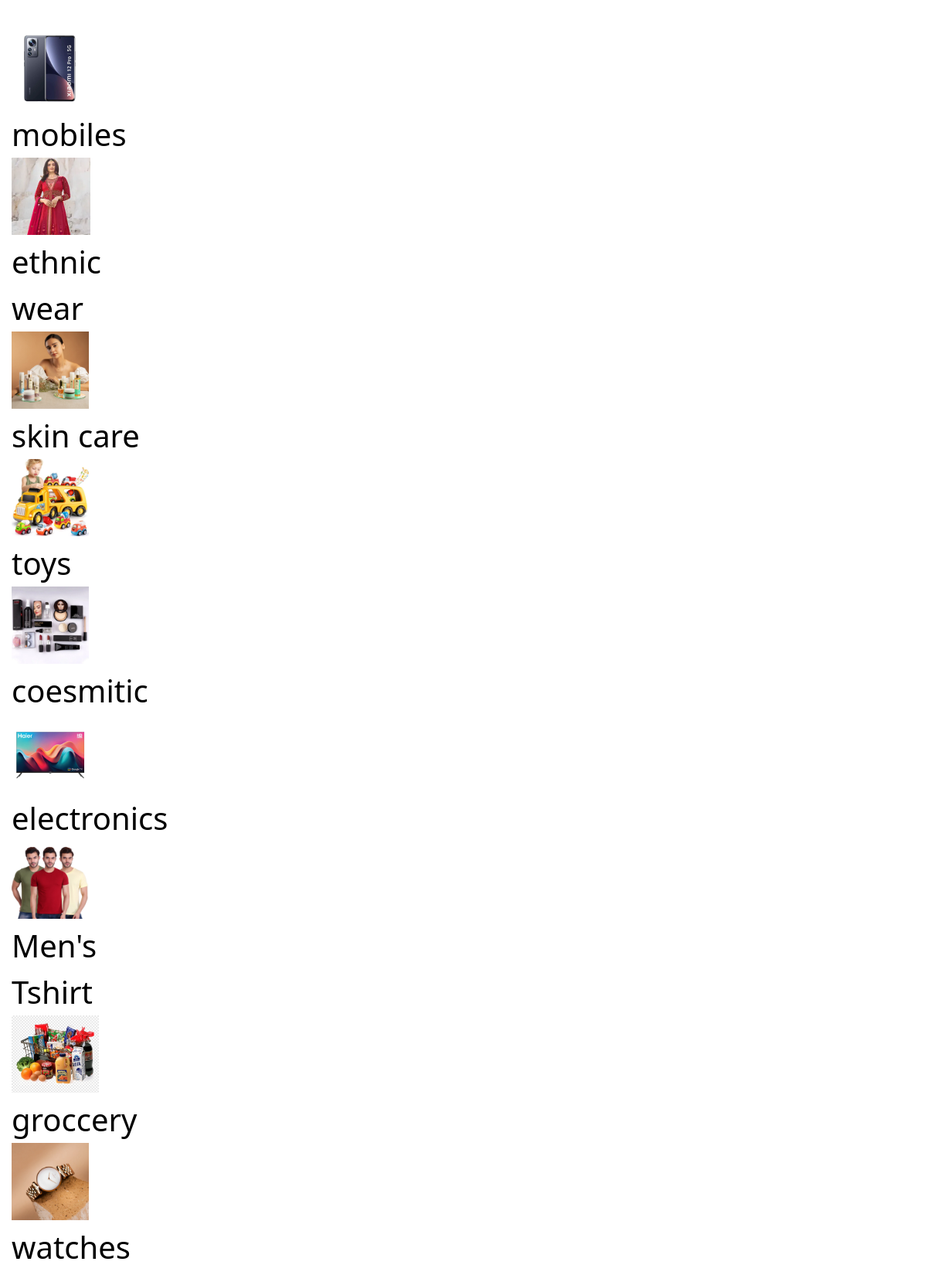
The page /category on the database its author committed.
### app1/models.py (models this page shows, shortened)
class Category(models.Model):
    category_name = models.CharField(max_length=250)
    category_image = models.FileField(null=True,upload_to="category")
    category_des = models.TextField(null=True)

### app1/views.py (the view)
# urls.py: path('category',views.category,name="category"),
def category(request):
    category = Category.objects.all().values()
    context = {
        'category': category
    }
    template = loader.get_template("category.html")
    return HttpResponse(template.render(context,request))

### app1/templates/category.html (shortened to what this page needs)
{% extends 'master.html' %}
{% load static %}
{% block content %}
    <div class="container-fluid">
        <div class="row">
            <div class="col-lg-9">
                <div class="row">
                    <div class="col-md-12">
                        {% for x in category %}
                    <div class="col-6 col-md-3">
                        <div class="Category-card">
                            <div class="card-image">
                                <img src="/media/{{x.category_image}}" alt="" style="height: 100px;">
                            </div>
                            <div class="span1">
                                <span>{{x.category_name}}</span>
                            </div>
                        </div>
                    </div>
                    {% endfor %}
                </div>
            </div>
            </div>
        </div>
</div>
{% endblock %}

### app1/static/mystyle.css (style rules this page uses)
* { box-sizing: border-box; }
* { box-sizing: border-box; margin: 0; padding: 0; }
.span1 { font-size: 40px; color: #000; margin-top: 5px; }
.container-fluid { padding: 15px; }

### rows shown on the page
Category: category_image (picture), category_name "mobiles"
Category: category_image (picture), category_name "ethnic wear"
Category: category_image (picture), category_name "skin care"
Category: category_image (picture), category_name "toys"
Category: category_image (picture), category_name "coesmitic"
Category: category_image (picture), category_name "electronics"
Category: category_image (picture), category_name "Men's Tshirt"
Category: category_image (picture), category_name "groccery"
Category: category_image (picture), category_name "watches"
